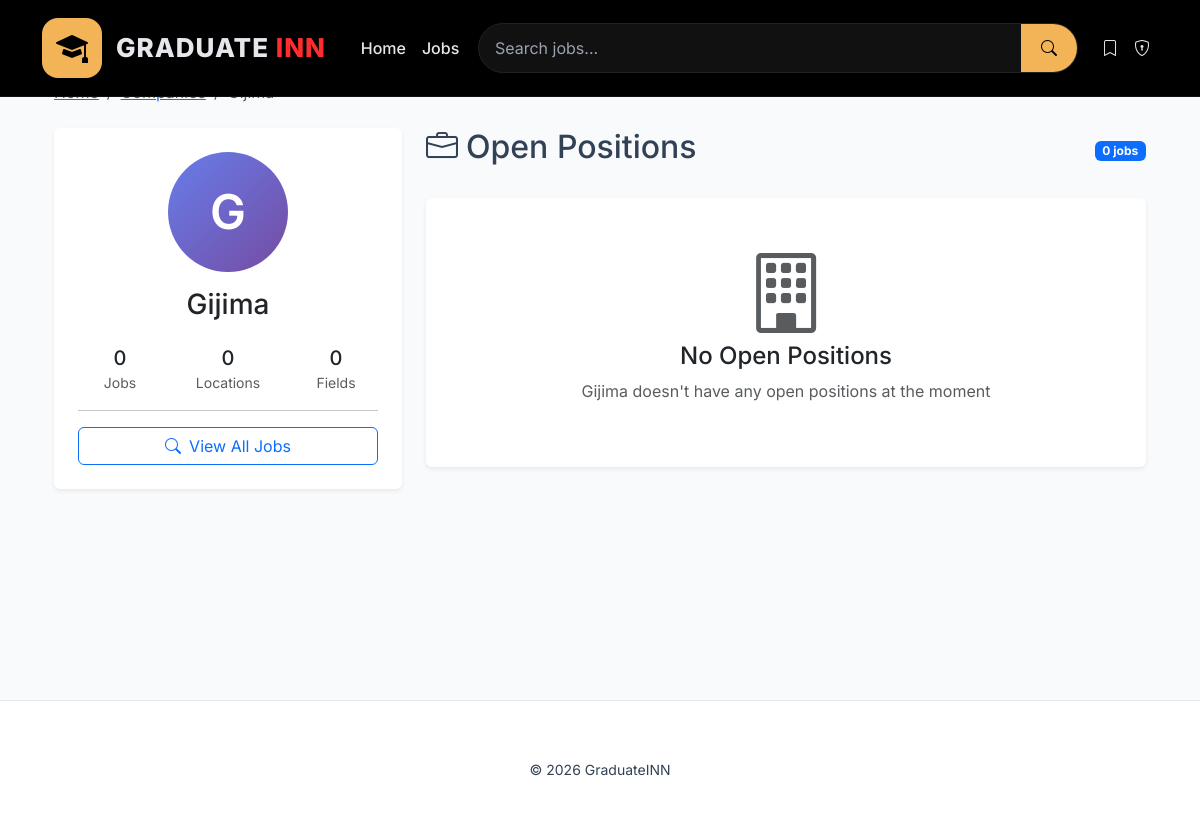
The page /company/Gijima on the database as committed earlier.
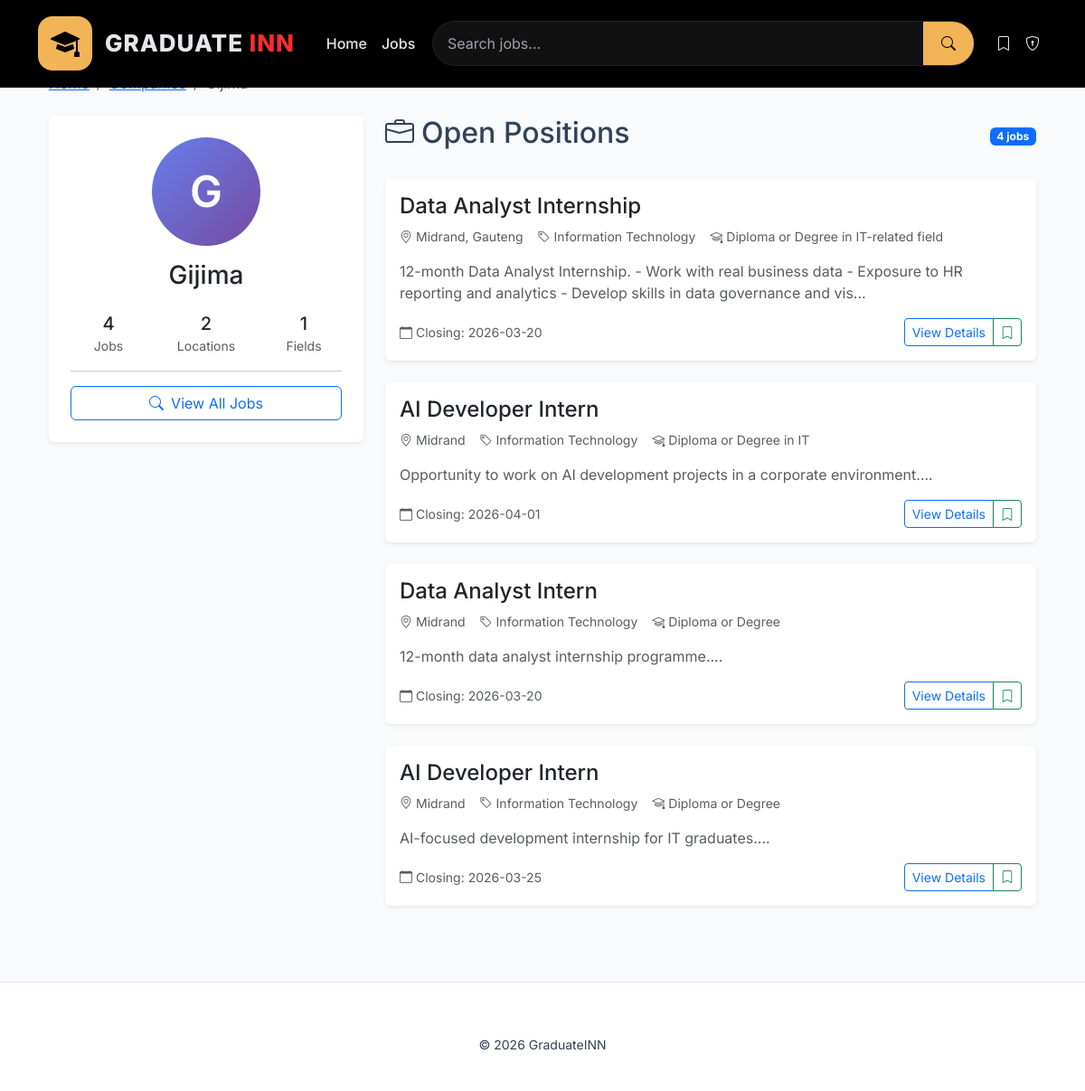
The same page on the database as committed later.
### tables this page shows
CREATE TABLE jobs(
        id INTEGER PRIMARY KEY AUTOINCREMENT,
        title TEXT,
        company TEXT,
        location TEXT,
        field TEXT,
        qualification TEXT,
        description TEXT,
        requirements TEXT,
        application_link TEXT,
        closing_date TEXT,
        created_date TEXT DEFAULT CURRENT_DATE,
        salary_range TEXT,
        job_type TEXT,
        experience_level TEXT,
        views INTEGER DEFAULT 0,
        is_featured INTEGER DEFAULT 0,
        posted_by INTEGER,
        FOREIGN KEY (posted_by) REFERENCES users(id)
    );

### app.py (the view)
@app.route("/company/<company_name>")
def browse_by_company(company_name):
    conn = get_db()
    jobs = conn.execute("""
    SELECT * FROM jobs
    WHERE company = ?
    ORDER BY id DESC
    """, (company_name,)).fetchall()
    stats = conn.execute("""
    SELECT COUNT(*) as job_count,
           COUNT(DISTINCT location) as location_count,
           COUNT(DISTINCT field) as field_count
    FROM jobs
    WHERE company = ?
    """, (company_name,)).fetchone()
    conn.close()
    return render_template("browse_company.html",
                         jobs=jobs,
                         company_name=company_name,
                         stats=stats)

### app.py (called while the page is built)
def get_db():
    conn = sqlite3.connect(DATABASE)
    conn.row_factory = sqlite3.Row
    return conn

### templates/browse_company.html (shortened to what this page needs)
{% extends "base.html" %}
{% block content %}
<div class="container">
    <nav aria-label="breadcrumb" class="mb-4">
        <ol class="breadcrumb">
            <li class="breadcrumb-item"><a href="/">Home</a></li>
            <li class="breadcrumb-item"><a href="/search">Companies</a></li>
            <li class="breadcrumb-item active">{{ company_name }}</li>
        </ol>
    </nav>
    <div class="row">
        <div class="col-lg-4 mb-4">
            <div class="card border-0 shadow-sm">
                <div class="card-body text-center p-4">
                    <div class="company-logo-large mb-3">
                        {{ company_name[0] }}
                    </div>
                    <h3>{{ company_name }}</h3>
                    {% if stats %}
                    <div class="row mt-4">
                        <div class="col-4">
                            <h5 class="mb-0">{{ stats.job_count }}</h5>
                            <small class="text-muted">Jobs</small>
                        </div>
                        <div class="col-4">
                            <h5 class="mb-0">{{ stats.location_count }}</h5>
                            <small class="text-muted">Locations</small>
                        </div>
                        <div class="col-4">
                            <h5 class="mb-0">{{ stats.field_count }}</h5>
                            <small class="text-muted">Fields</small>
                        </div>
                    </div>
                    {% endif %}
                    <hr>
                    <a href="/search?company={{ company_name }}" class="btn btn-outline-primary w-100">
                        <i class="bi bi-search me-2"></i>View All Jobs
                    </a>
                </div>
            </div>
        </div>
        <div class="col-lg-8">
            <div class="d-flex justify-content-between align-items-center mb-4">
                <h2>
                    <i class="bi bi-briefcase me-2"></i>Open Positions
                </h2>
                <span class="badge bg-primary">{{ jobs|length }} jobs</span>
            </div>
            {% if jobs %}
                {% for job in jobs %}
                <div class="card job-card mb-4 border-0 shadow-sm hover-lift">
                    <div class="card-body">
                        <h4 class="card-title mb-2">
                            <a href="/job/{{ job.id }}" class="text-decoration-none text-dark">
                                {{ job.title }}
                            </a>
                        </h4>
                        <div class="d-flex flex-wrap gap-3 text-muted small mb-3">
                            <span><i class="bi bi-geo-alt me-1"></i>{{ job.location }}</span>
                            <span><i class="bi bi-tag me-1"></i>{{ job.field }}</span>
                            <span><i class="bi bi-mortarboard me-1"></i>{{ job.qualification }}</span>
                        </div>
                        <p class="card-text text-muted mb-3">
                            {{ job.description[:150] }}...
                        </p>
                        <div class="d-flex justify-content-between align-items-center">
                            <div class="text-muted small">
                                <i class="bi bi-calendar me-1"></i>Closing: {{ job.closing_date }}
                            </div>
                            <div class="btn-group">
                                <a href="/job/{{ job.id }}" class="btn btn-outline-primary btn-sm">
                                    View Details
                                </a>
                                <a href="/save_job/{{ job.id }}" class="btn btn-outline-success btn-sm">
                                    <i class="bi bi-bookmark"></i>
                                </a>
                            </div>
                        </div>
                    </div>
                </div>
                {% endfor %}
            {% else %}
                <div class="card border-0 shadow-sm">
                    <div class="card-body text-center py-5">
                        <i class="bi bi-building display-1 text-muted mb-3"></i>
                        <h4>No Open Positions</h4>
                        <p class="text-muted">{{ company_name }} doesn't have any open positions at the moment</p>
                    </div>
                </div>
            {% endif %}
        </div>
    </div>
</div>
{% endblock %}

### templates/base.html (shortened to what this page needs)
<!DOCTYPE html>
<html lang="en">
<head>
    <link href="https://cdn.jsdelivr.net/npm/bootstrap@5.3.3/dist/css/bootstrap.min.css" rel="stylesheet">
    <link href="https://cdn.jsdelivr.net/npm/bootstrap-icons@1.11.3/font/bootstrap-icons.css" rel="stylesheet">
</head>
<body>
<nav class="navbar navbar-expand-lg fixed-top">
    <div class="container">
        <a class="navbar-brand graduate-logo d-flex align-items-center" href="/">
            <div class="logo-icon">
                <i class="bi bi-mortarboard-fill"></i>
            </div>
            <div class="logo-main">
                GRADUATE <span>INN</span>
            </div>
        </a>
        <div class="collapse navbar-collapse" id="nav">
            <ul class="navbar-nav mx-auto">
                <li class="nav-item"><a class="nav-link" href="/">Home</a></li>
                <li class="nav-item"><a class="nav-link" href="/search">Jobs</a></li>
            </ul>
            <form action="/search" method="get" class="search-wrapper d-flex me-3">
                <div class="search-box w-100">
                    <input type="text" name="q" placeholder="Search jobs..." value="{{ request.args.get('q','') }}">
                    <button><i class="bi bi-search"></i></button>
                </div>
            </form>
            <ul class="navbar-nav">
                <li class="nav-item position-relative">
                    <a class="nav-link" href="/saved_jobs">
                        <i class="bi bi-bookmark"></i>
                    </a>
                </li>
                {% if session.get('admin') %}
                <li class="nav-item dropdown">
                    <a class="nav-link dropdown-toggle" data-bs-toggle="dropdown">
                        <i class="bi bi-person-circle"></i>
                    </a>
                    <ul class="dropdown-menu dropdown-menu-end">
                        <li><a class="dropdown-item" href="/dashboard">Dashboard</a></li>
                        <li><a class="dropdown-item" href="/add_job">Add Job</a></li>
                        <li><a class="dropdown-item" href="/logout">Logout</a></li>
                    </ul>
                </li>
                {% else %}
                <li class="nav-item">
                    <a class="nav-link" href="/admin">
                        <i class="bi bi-shield-lock"></i>
                    </a>
                </li>
                {% endif %}
            </ul>
        </div>
    </div>
</nav>
<div class="container main-content">
    {% block content %}{% endblock %}
</div>
<footer class="footer">
    <div class="container">
        <div class="text-center mt-3">
            <small>© 2026 GraduateINN</small>
        </div>
    </div>
</footer>
</body>
</html>

### templates/base.html (style rules this page uses)
:root { --primary: #2563eb; --dark: #000; --text: #334155; --light: #f1f5f9; --border: #e2e8f0; }
body { font-family: 'Inter', sans-serif; background: #f8fafc; color: var(--text); padding-top: 80px; }
.navbar { background: #000; border-bottom: 1px solid #111; padding: 0.8rem 0; }
.nav-link { font-weight: 500; color: #e5e7eb !important; }
.search-wrapper { max-width: 600px; width: 100%; }
.search-box { display: flex; background: #111; border-radius: 50px; border: 1px solid #222; overflow: hidden; }
.search-box input { border: none; padding: 0.75rem 1rem; flex: 1; background: transparent; color: #e5e7eb; }
.search-box input::placeholder { color: #9ca3af; }
.search-box button { background: #f3b458; color: black; border: none; padding: 0 20px; }
.main-content { min-height: 70vh; }
.graduate-logo { text-decoration: none; gap: 14px; }
.logo-icon { width: 60px; height: 60px; background: #f3b458; border-radius: 16px; display: flex; align-items: center; justify-content: center; }
.logo-icon i { font-size: 32px; color: black; }
.logo-main { font-size: 26px; font-weight: 800; letter-spacing: 1px; color: #e5e7eb; }
.logo-main span { color: #ff2d2d; }
.footer { background: white; border-top: 1px solid var(--border); padding: 40px 0; margin-top: 60px; }

### templates/browse_company.html (style rules this page uses)
.company-logo-large { width: 120px; height: 120px; background: linear-gradient(135deg, #667eea, #764ba2); color: white; border-radius: 60px; display: flex; align-items: center; justify-content: center; font-weight: 600; font-size: 3rem; margin: 0 auto; }
.hover-lift { transition: all 0.3s ease; }
.job-card { transition: all 0.3s ease; border-left: 4px solid transparent; }

Rows that differ between the two databases and show on the page:
added jobs: title "Data Analyst Internship", location "Midrand, Gauteng", field "Information Technology", qualification "Diploma or Degree in IT-related field", description "12-month Data Analyst Internship. - Work with real business data - Exposure to HR reporting and analytics - Develop skills in data governance and vis", closing_date "2026-03-20"
added jobs: title "AI Developer Intern", location "Midrand", field "Information Technology", qualification "Diploma or Degree in IT", description "Opportunity to work on AI development projects in a corporate environment.", closing_date "2026-04-01"
added jobs: title "Data Analyst Intern", location "Midrand", field "Information Technology", qualification "Diploma or Degree", description "12-month data analyst internship programme.", closing_date "2026-03-20"
added jobs: title "AI Developer Intern", location "Midrand", field "Information Technology", qualification "Diploma or Degree", description "AI-focused development internship for IT graduates.", closing_date "2026-03-25"
Other text that changed with them:
{{ stats.job_count }}: "0" → "4"
{{ stats.location_count }}: "0" → "2"
{{ stats.field_count }}: "0" → "1"
{{ jobs|length }}: "0" → "4"
{{ company_name }}: "Gijima" → (not shown)
text no longer shown: "No Open Positions doesn't have any open positions at the moment"
